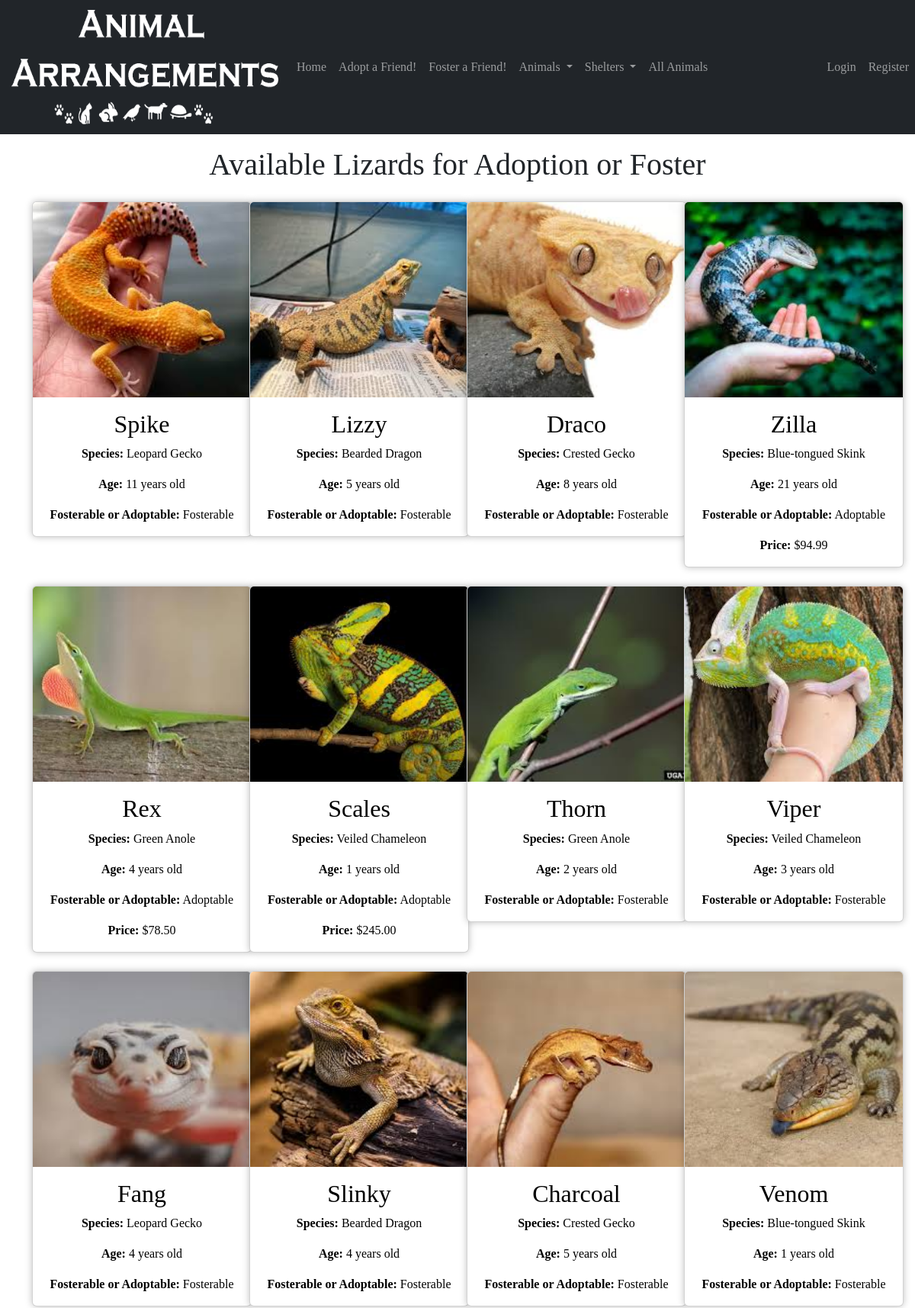
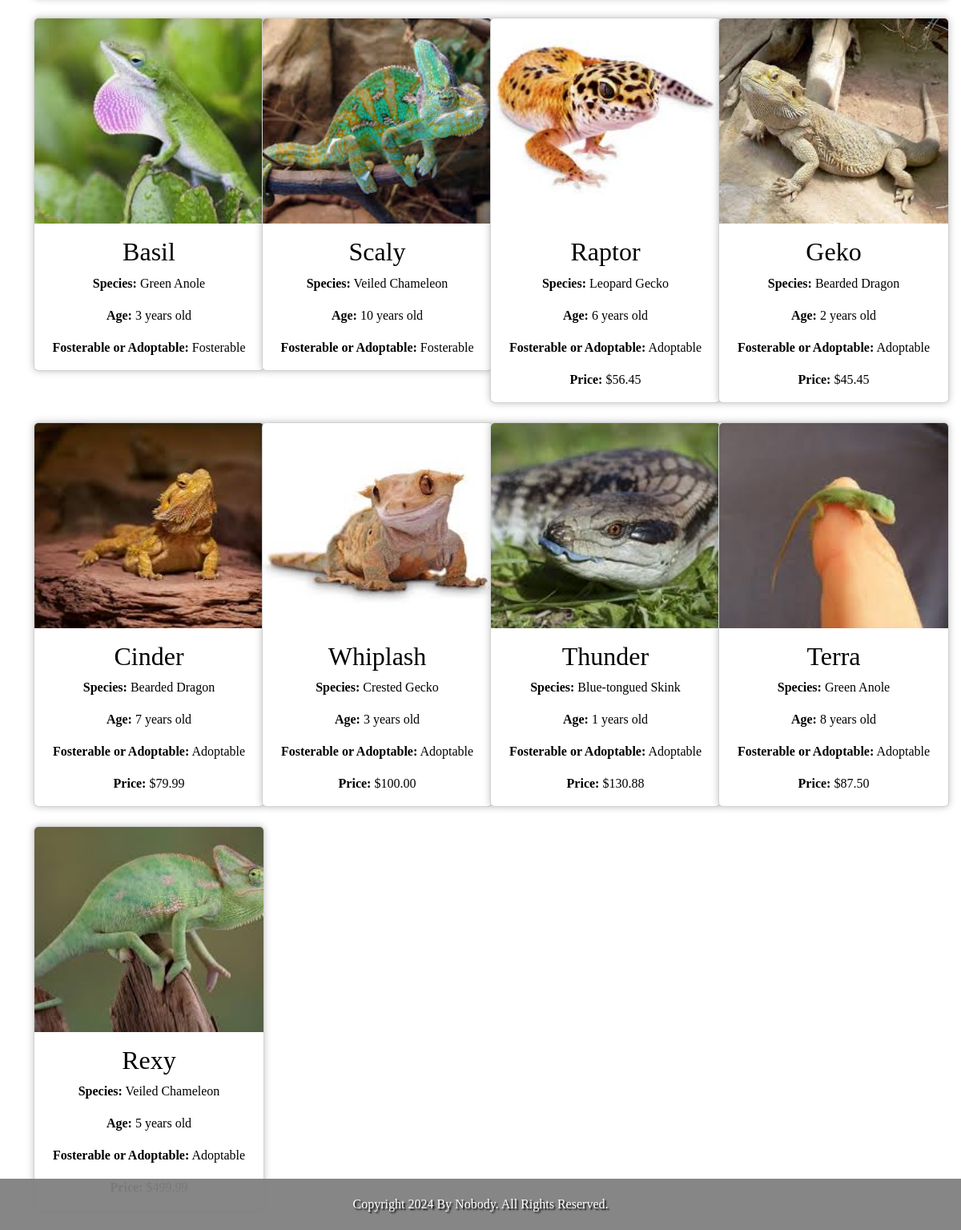
The app's page /lizards/ with its own data (2 pictures, top to bottom).
### animal_adoption_app/models.py (models this page shows, shortened)
class Lizard(models.Model):
    animal = models.OneToOneField(Animal, on_delete=models.CASCADE, primary_key=True)
    species = models.CharField(max_length=100)
    age = models.IntegerField()
    temperature = models.IntegerField()

class Animal(models.Model):
    id = models.AutoField(primary_key=True)
    name = models.CharField(max_length=100, unique=True)
    price = models.DecimalField(max_digits=10, decimal_places=2)
    fosterable = models.BooleanField(default=False)
    image_path = models.CharField(max_length=255, blank=True, null=True)
    SHELTER_CHOICES = [
        ('Homeward Animal Shelter', 'Homeward Animal Shelter'),
        ('Cats Cradle Shelter Inc', 'Cats Cradle Shelter Inc'),
        ('Minn-Kota PAAWS', 'Minn-Kota PAAWS'),
    ]
    shelter = models.CharField(max_length=100, choices=SHELTER_CHOICES)

### animal_adoption_app/views.py (the view)
# urls.py: path('lizards/', views.lizards, name='lizards'),
def lizards(request):
    lizards = Lizard.objects.all()
    return render(request, 'animal_adoption_app/lizards.html', {'lizard_list': lizards})

### templates/animal_adoption_app/lizards.html (shortened to what this page needs)
<!DOCTYPE html>
<html lang="en">
<head>
    <link href="https://cdn.jsdelivr.net/npm/bootstrap@5.3.3/dist/css/bootstrap.min.css" rel="stylesheet">
</head>
<body>
    {% load static %}
    {% include "navbar.html" %}
    <h1 class="text-center mt-3 mb-4">Available Lizards for Adoption or Foster</h1>
    <div class="container">
        <div class="row row-cols-1 row-cols-md-2 row-cols-lg-3 row-cols-xl-4">
            {% for lizard in lizard_list %}
                <div class="col mb-4 text-center">
                    <div class="card" style="width: 18rem;">
                        <a href="{% url 'animal_detail' lizard.animal.id %}" class="card-link">
                            {% if lizard.animal.image_path %}
                                <img class="card-img-top" src="{% static lizard.animal.image_path %}" alt="{{ lizard.animal.name }} Image" alt="Card image cap">
                            {% endif %}
                            <div class="card-body">
                                <h2 class="card-title">{{ lizard.animal.name }}</h2>
                                <p class="card-text"><strong>Species:</strong> {{ lizard.species }}</p>
                                <p class="card-text"><strong>Age:</strong> {{ lizard.age }} years old</p>
                                <p class="card-text"><strong>Fosterable or Adoptable:</strong> {% if lizard.animal.fosterable %}Fosterable{% else %}Adoptable{% endif %}</p>
                                {% if not lizard.animal.fosterable %}
                                    <p class="card-text"><strong>Price:</strong> ${{ lizard.animal.price }}</p>
                                {% endif %}
                            </div>
                        </a>
                    </div>
                </div>
            {% empty %}
                <p class="col text-center">No lizards available for adoption or foster.</p>
            {% endfor %}
        </div>
    </div>
    {% include "footer.html" %}
</body>
</html>

### templates/animal_adoption_app/lizards.html (style rules this page uses)
body { font-family: 'Comic Sans MS', cursive; background-color: #f4f4f4; }
.card-img-top { height: 16rem; object-fit: cover; }
.card { box-shadow: 0 0 10px rgba(0, 0, 0, 0.25); }
.card-link { text-decoration: none; }
.card-body h2, .card-body p { color: black; }

### animal_adoption_app/templates/navbar.html (style rules this page uses)
body { font-family: 'Comic Sans MS', cursive; }

### animal_adoption_app/templates/footer.html (style rules this page uses)
body { font-family: 'Comic Sans MS', cursive; }

### records on screen
Lizard: animal_id.image_path (picture), animal.name "Spike", species "Leopard Gecko", age "11", shows "Fosterable"
Lizard: animal_id.image_path (picture), animal.name "Lizzy", species "Bearded Dragon", age "5", shows "Fosterable"
Lizard: animal_id.image_path (picture), animal.name "Draco", species "Crested Gecko", age "8", shows "Fosterable"
Lizard: animal_id.image_path (picture), animal.name "Zilla", species "Blue-tongued Skink", age "21", shows "Adoptable", animal.price "94.99"
Lizard: animal_id.image_path (picture), animal.name "Rex", species "Green Anole", age "4", shows "Adoptable", animal.price "78.50"
Lizard: animal_id.image_path (picture), animal.name "Scales", species "Veiled Chameleon", age "1", shows "Adoptable", animal.price "245.00"
Lizard: animal_id.image_path (picture), animal.name "Thorn", species "Green Anole", age "2", shows "Fosterable"
Lizard: animal_id.image_path (picture), animal.name "Viper", species "Veiled Chameleon", age "3", shows "Fosterable"
Lizard: animal_id.image_path (picture), animal.name "Fang", species "Leopard Gecko", age "4", shows "Fosterable"
Lizard: animal_id.image_path (picture), animal.name "Slinky", species "Bearded Dragon", age "4", shows "Fosterable"
Lizard: animal_id.image_path (picture), animal.name "Charcoal", species "Crested Gecko", age "5", shows "Fosterable"
Lizard: animal_id.image_path (picture), animal.name "Venom", species "Blue-tongued Skink", age "1", shows "Fosterable"
Lizard: animal_id.image_path (picture), animal.name "Basil", species "Green Anole", age "3", shows "Fosterable"
Lizard: animal_id.image_path (picture), animal.name "Scaly", species "Veiled Chameleon", age "10", shows "Fosterable"
Lizard: animal_id.image_path (picture), animal.name "Raptor", species "Leopard Gecko", age "6", shows "Adoptable", animal.price "56.45"
Lizard: animal_id.image_path (picture), animal.name "Geko", species "Bearded Dragon", age "2", shows "Adoptable", animal.price "45.45"
Lizard: animal_id.image_path (picture), animal.name "Cinder", species "Bearded Dragon", age "7", shows "Adoptable", animal.price "79.99"
Lizard: animal_id.image_path (picture), animal.name "Whiplash", species "Crested Gecko", age "3", shows "Adoptable", animal.price "100.00"
Lizard: animal_id.image_path (picture), animal.name "Thunder", species "Blue-tongued Skink", age "1", shows "Adoptable", animal.price "130.88"
Lizard: animal_id.image_path (picture), animal.name "Terra", species "Green Anole", age "8", shows "Adoptable", animal.price "87.50"
Lizard: animal_id.image_path (picture), animal.name "Rexy", species "Veiled Chameleon", age "5", shows "Adoptable"
